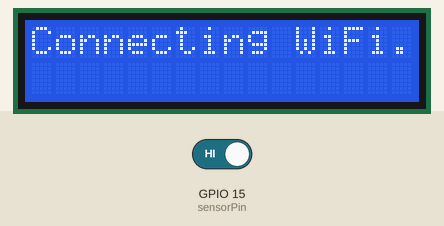
A sketch run on a simulated ESP32. Shown: 16×2 character LCD. The inputs (shaded band) are chosen by the test bench; at power-on: GPIO 15 (sensorPin) HIGH. WiFi joins after 1.5 s; servers stay silent unless stated; uploads are accepted with an empty reply; what the sketch prints to the serial monitor is not drawn.

Above: at 0.6 s.
At 3.0 s:
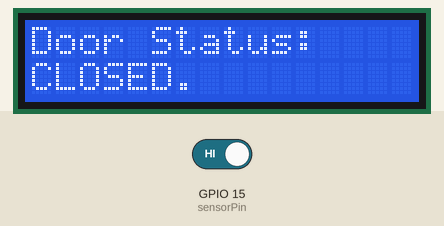
3.1 s: GPIO 15 (sensorPin) driven LOW
At 3.8 s:
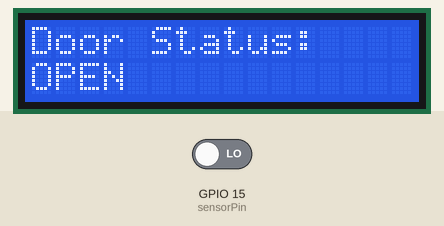
4.7 s: GPIO 15 (sensorPin) driven HIGH
At 6.2 s:
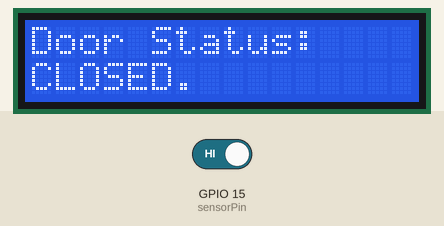
Timing chart, 0 to 7.7 s (numbered marks = the images above; inputs shaded):
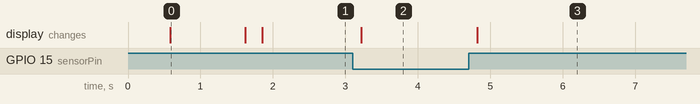

The sketch:

code-sensor.ino
```cpp
#include <WiFi.h>
#include <HTTPClient.h>
#include <Wire.h>
#include <LiquidCrystal_I2C.h>
#include "esp_eap_client.h"


// Eduroam credentials, no need to specify domain if the user is part of the network that the domain belongs to
// This solution uses the EAP WPA2eneterprise solution for eduroam

const char* ssid = "eduroam";         // SSID is always "eduroam"
const char* username = "***";    // your netname username
const char* password = "***";  //your netname pw

// Discord webhook URL
const char* webhookURL = "https://discord.com/api/webhooks/****";

// Initialize LCD at address 0x27 (common for 16x2 I2C)
LiquidCrystal_I2C lcd(0x27, 16, 2);

// GPIO pin to detect circuit
const int sensorPin = 15;
bool lastState = LOW;

void setup() {
  Serial.begin(115200);
  lcd.init();
  lcd.backlight();

  pinMode(sensorPin, INPUT_PULLUP);

  lcd.setCursor(0, 0);
  lcd.print("Connecting WiFi");

  // Configure WPA2 Enterprise
  connectEduroam();

  //WiFi.begin(ssid);

  int attempts = 0;
  while (WiFi.status() != WL_CONNECTED) {
    delay(500);
    Serial.print(".");
    lcd.setCursor(attempts % 16, 1);
    lcd.print(".");
    attempts++;
  }

  Serial.println("\nConnected to Eduroam!");
  lcd.clear();
  lcd.setCursor(0, 0);
  lcd.print("WiFi Connected!");
  lcd.setCursor(0, 1);
  lcd.print(WiFi.localIP());

  sendDiscordMessage("ESP32 connected to Eduroam!");
}

void loop() {
  int state = digitalRead(sensorPin);

  lcd.setCursor(0, 0);
  lcd.print("Door Status:    ");

  if (state == HIGH) {
    if (lastState != HIGH) {
      lcd.setCursor(0, 1);
      lcd.print("CLOSED.         ");
      Serial.println("door is CLOSED");
      sendDiscordMessage("door is now CLOSED!");
      lastState = HIGH;
    }
  } else {
    if (lastState != LOW) {
      lcd.setCursor(0, 1);
      lcd.print("OPEN           ");
      Serial.println("door is OPEN");
      sendDiscordMessage("door is now OPEN!");
      lastState = LOW;
    }
  }

  delay(100);
}

void sendDiscordMessage(String message) {
  if (WiFi.status() == WL_CONNECTED) {
    HTTPClient http;
    http.begin(webhookURL);
    http.addHeader("Content-Type", "application/json");

    String payload = "{\"content\":\"" + message + "\"}";
    int httpResponseCode = http.POST(payload);

    if (httpResponseCode > 0) {
      Serial.println("Message sent successfully!");
    } else {
      Serial.print("Error sending message: ");
      Serial.println(httpResponseCode);
    }
    http.end();
  } else {
    Serial.println("Wi-Fi not connected, cannot send message.");
  }
}

void connectEduroam() {
  WiFi.disconnect(true);
  WiFi.mode(WIFI_STA);

  // WPA2 Enterprise connection
  WiFi.begin(ssid, WPA2_AUTH_PEAP, username, username, password);

  Serial.print("Connecting to eduroam");
  String period = ".";

  while (WiFi.status() != WL_CONNECTED) {
    delay(500);
    period += ".";
    Serial.print(period);

    lcd.print(period);
  }
  Serial.println("\nConnected to network!");
  Serial.println(WiFi.localIP());
}
```

Measured:
- after the input at 3.1 s, the display: changes after 0.12 s (image 2)
- after the input at 4.7 s, the display: changes after 0.12 s (image 3)
- what the display in image 0 shows lasts 1.0 s, from 0.6 s to 1.6 s
